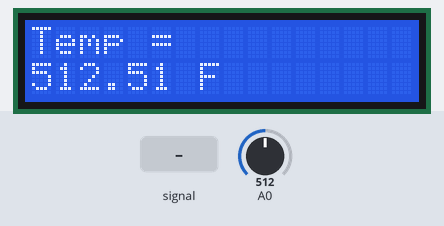
The sketch below on a simulated Arduino Uno, built with avr-gcc and run on an emulated ATmega328P. Parts: 16×2 character LCD. Inputs (shaded band) come from the test bench; at power-on: A0 = 512. What the sketch prints to the serial monitor is not drawn.

Above: at 1.2 s.
1.3 s: A0 fed a 200 Hz sine of ±81 counts around its level
At 1.46 s:
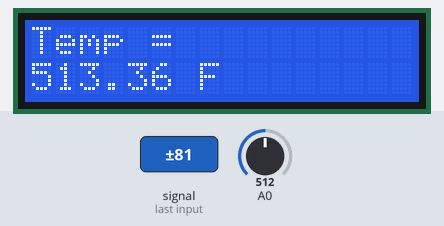
2.9 s: A0 set to 716
At 4.3 s:
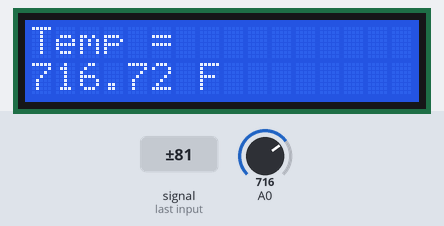
4.6 s: A0 set to 900
At 6.0 s:
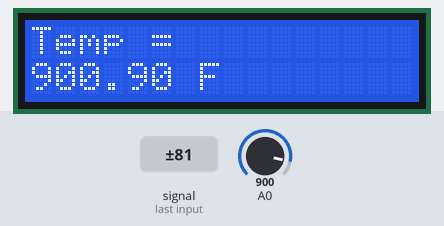
6.3 s: A0 fed a 200 Hz sine of ±81 counts around its level
At 6.47 s:
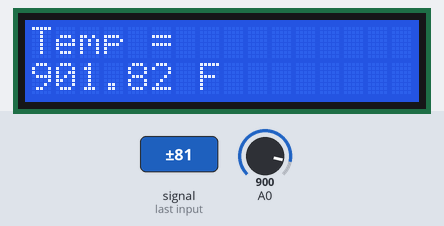
7.9 s: A0 set to 1010
At 9.7 s:
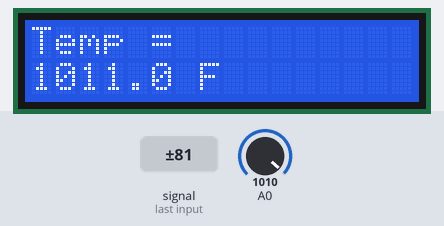
Timing chart, 0 to 10.6 s (numbered marks = the images above; inputs shaded):
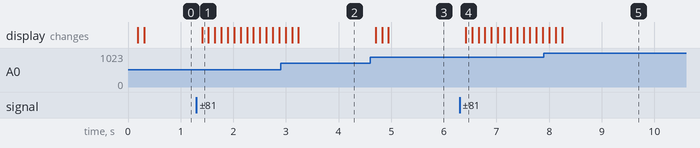

The sketch:

testthermo.ino
```cpp
//see LCD.ino for code

#include <LiquidCrystal.h>                                    // include the library code:
  const int rs = 12, en = 11, d4 = 5, d5 = 4, d6 = 3, d7 = 2; // initialize the library by associating any needed LCD interface pin with the arduino pin number it is connected to
  LiquidCrystal lcd(rs, en, d4, d5, d6, d7);
//above is a bunch of initializing LCD screen stuff

float T = 0; //float values are more accurate the integers, nerd stuff ask zinal

void setup() {
  Serial.begin(2000000);       //establish communication with PC
  lcd.begin(16, 2);            //set up the LCD's number of columns and rows; important otherwise screen gets fucky
}

void loop() {
  for (int i = 0; i < 1000; i++){
    T = T + analogRead(A0);
  }
  //for loop will repeatedly take value of T, add whatever value is given by ANALOGUE PIN 0 to T, then repeat for 1000 iterations

  T = T / 1000; //takes the sum of above 1000 additions and divides by 1000 for average value

  lcd.setCursor(0,0); //set cursor to first column, first row
  lcd.print("Temp = ");
  lcd.setCursor(0,1); //set cursor first column, second row
  lcd.print(T); //print whatever value is T
  lcd.setCursor(6,1); //set cursor 5th column, second row
  lcd.print(" F");
  Serial.println(T); //prints whatever value is T into serial plotter for diagnostic purposes


}
```

Measured:
- after the input at 1.3 s, the display: changes after 0.11 s (image 1)
- after the input at 4.6 s, the display: first changes after 0.10 s (image 3 shows a later state)
- after the input at 6.3 s, the display: changes after 0.12 s (image 4)
